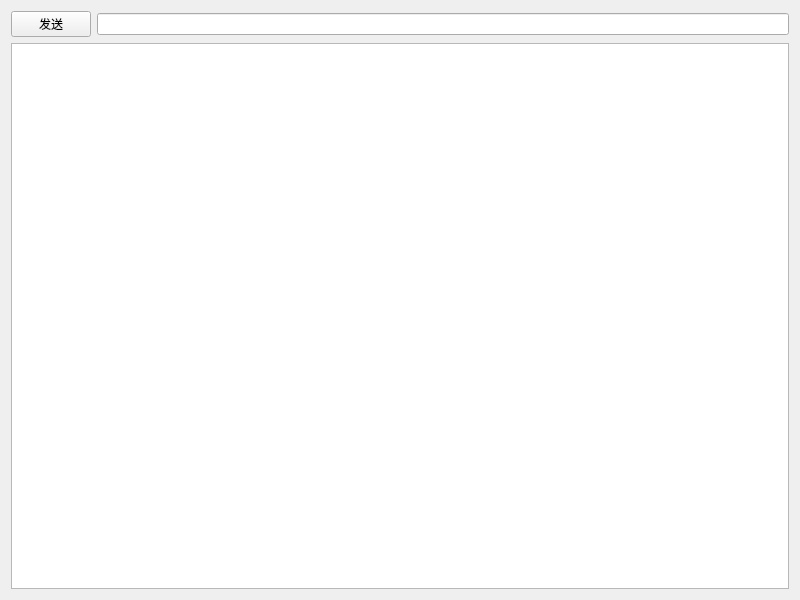
<?xml version="1.0" encoding="UTF-8"?>
<ui version="4.0">
 <class>HttpTestWidget</class>
 <widget class="QWidget" name="HttpTestWidget">
  <property name="geometry">
   <rect>
    <x>0</x>
    <y>0</y>
    <width>800</width>
    <height>600</height>
   </rect>
  </property>
  <property name="windowTitle">
   <string>HttpTestWidget</string>
  </property>
  <layout class="QVBoxLayout" name="verticalLayout">
   <item>
    <layout class="QHBoxLayout" name="horizontalLayout">
     <item>
      <widget class="QPushButton" name="sendButton">
       <property name="text">
        <string>发送</string>
       </property>
      </widget>
     </item>
     <item>
      <widget class="QLineEdit" name="lineEdit"/>
     </item>
    </layout>
   </item>
   <item>
    <widget class="QTextEdit" name="respnseText"/>
   </item>
  </layout>
 </widget>
 <resources/>
 <connections/>
</ui>
